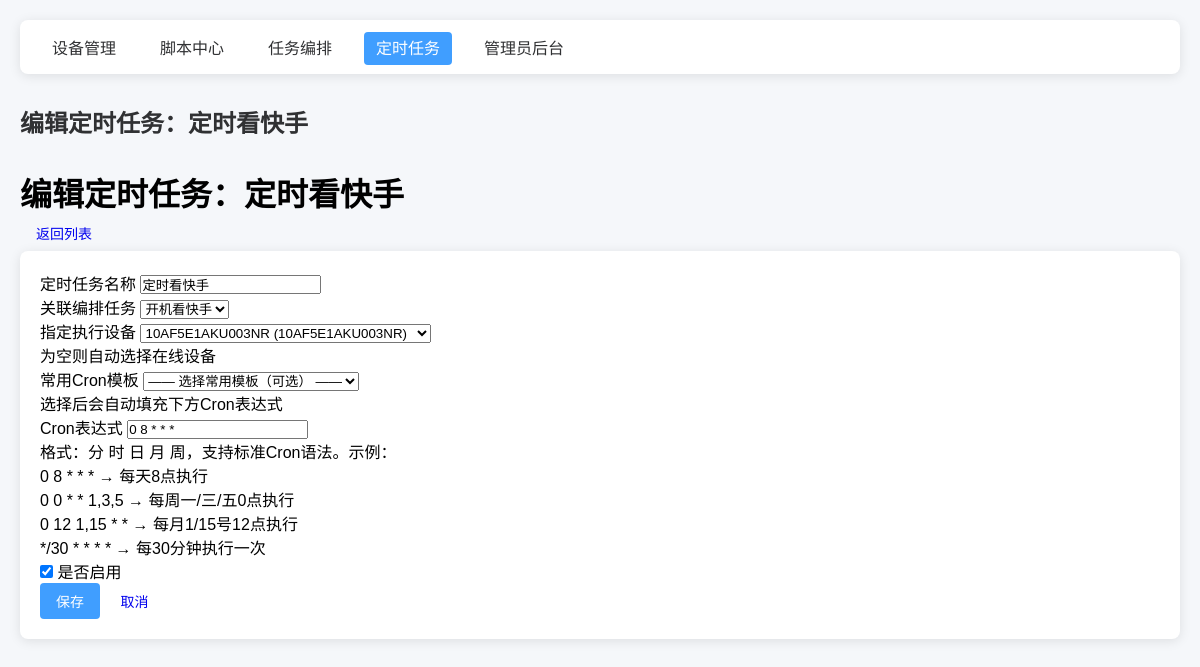
Before: /scheduler/edit/1/ with the older database file.
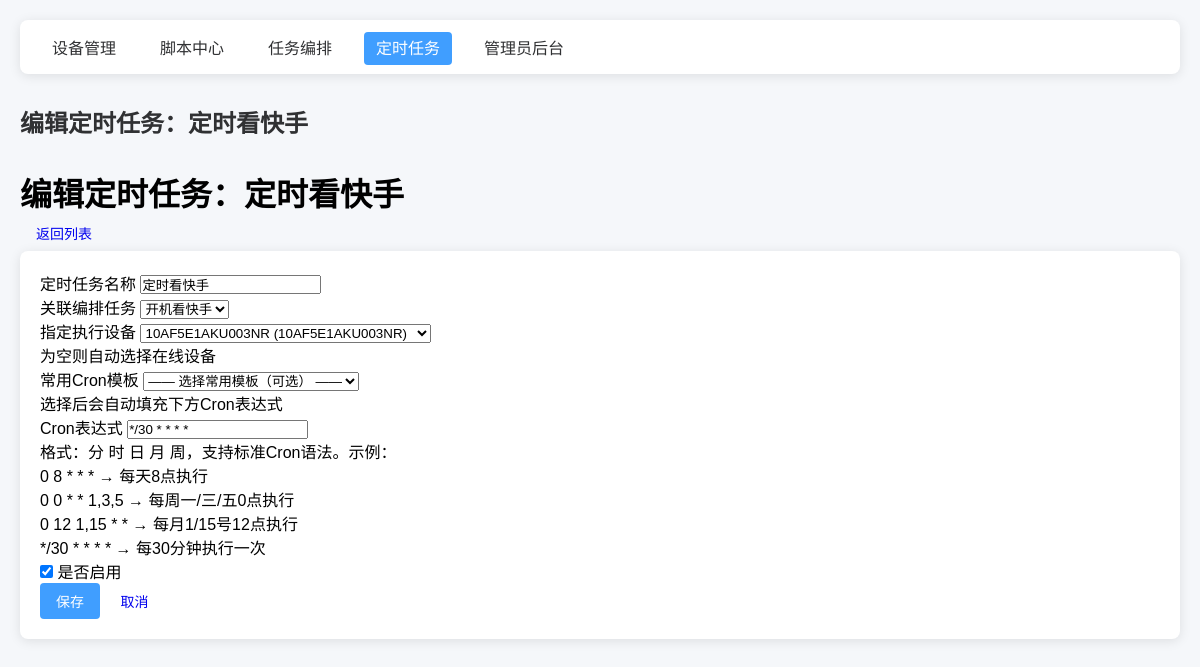
After: the same page with the newer database file.
### task_scheduler/models.py (models this page shows, shortened)
class ScheduleTask(models.Model):
    name = models.CharField("定时任务名称", max_length=100, unique=True)
    orchestration = models.ForeignKey(
        OrchestrationTask,
        on_delete=models.CASCADE,
        related_name="schedules",
        verbose_name="关联编排任务"
    )
    device = models.ForeignKey(
        ADBDevice,
        on_delete=models.SET_NULL,
        null=True,
        blank=True,
        verbose_name="指定执行设备",
        help_text="为空则自动选择在线设备"
    )
    cron_expression = models.CharField(
        "Cron表达式",
        max_length=100,
        default="0 0 * * *",
        help_text="格式：分 时 日 月 周，支持标准Cron语法。示例：<br/>"
                  "0 8 * * * → 每天8点执行<br/>"
                  "0 0 * * 1,3,5 → 每周一/三/五0点执行<br/>"
                  "0 12 1,15 * * → 每月1/15号12点执行<br/>"
                  "*/30 * * * * → 每30分钟执行一次"
    )
    is_active = models.BooleanField("是否启用", default=True)
    last_run_time = models.DateTimeField("最后执行时间", blank=True, null=True)
    next_run_time = models.DateTimeField("下次执行时间", blank=True, null=True)
    create_time = models.DateTimeField("创建时间", default=datetime.datetime.now)  # 改这里
    update_time = models.DateTimeField("更新时间", auto_now=True)
    class Meta:
        verbose_name = "定时任务"
        verbose_name_plural = "定时任务管理"
        ordering = ["-create_time"]

### task_scheduler/views.py (the view, shortened to what this page needs)
# urls.py: path('edit/<int:schedule_id>/', views.ScheduleTaskEditView.as_view(), name='edit'),
class ScheduleTaskEditView(View):
    def get(self, request, schedule_id):
        schedule = get_object_or_404(ScheduleTask, id=schedule_id)
        form = ScheduleTaskForm(instance=schedule)
        return render(request, "task_scheduler/schedule_form.html", {
            "form": form,
            "schedule": schedule,
            "page_title": f"编辑定时任务：{schedule.name}"
        })

### adb_manager/models.py (called while the page is built)
    def __str__(self):
        if self.device_serial:
            return f"{self.device_name} ({self.device_serial})"
        return f"{self.device_name} ({self.device_ip}:{self.device_port})"

### task_orchestration/models.py (called while the page is built)
    def __str__(self):
        return self.name

### task_scheduler/templates/task_scheduler/schedule_form.html (shortened to what this page needs)
{% extends 'base.html' %}
{% block content %}
<div class="container mt-4">
    <div class="d-flex justify-content-between align-items-center mb-4">
        <h1>{{ page_title }}</h1>
        <a href="{% url 'task_scheduler:list' %}" class="btn btn-secondary">
             返回列表
        </a>
    </div>
    <div class="card">
        <div class="card-body">
            <form method="post">
                <div class="mb-3">
                    <label for="{{ form.name.id_for_label }}" class="form-label">{{ form.name.label }}</label>
                    {{ form.name }}
                </div>
                <div class="mb-3">
                    <label for="{{ form.orchestration.id_for_label }}" class="form-label">{{ form.orchestration.label }}</label>
                    {{ form.orchestration }}
                </div>
                <div class="mb-3">
                    <label for="{{ form.device.id_for_label }}" class="form-label">{{ form.device.label }}</label>
                    {{ form.device }}
                    <div class="form-text">{{ form.device.help_text }}</div>
                </div>
                <div class="mb-3">
                    <label for="{{ form.cron_template.id_for_label }}" class="form-label">常用Cron模板</label>
                    {{ form.cron_template }}
                    <div class="form-text">选择后会自动填充下方Cron表达式</div>
                </div>
                <div class="mb-3">
                    <label for="{{ form.cron_expression.id_for_label }}" class="form-label">{{ form.cron_expression.label }}</label>
                    {{ form.cron_expression }}
                    <div class="form-text">{{ form.cron_expression.help_text|safe }}</div>
                </div>
                <div class="mb-3 form-check">
                    {{ form.is_active }}
                    <label class="form-check-label" for="{{ form.is_active.id_for_label }}">
                        {{ form.is_active.label }}
                    </label>
                </div>
                <button type="submit" class="btn btn-primary">保存</button>
                <a href="{% url 'task_scheduler:list' %}" class="btn btn-secondary">取消</a>
            </form>
        </div>
    </div>
</div>
{% endblock %}

Changed rows visible on the page:
changed ScheduleTask "定时看快手": cron_expression "0 8 * * *" → "*/30 * * * *"
